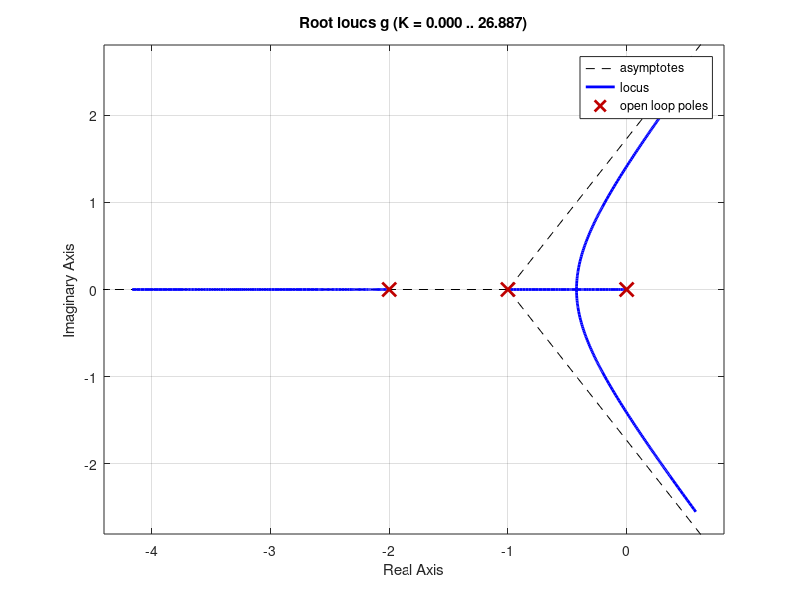
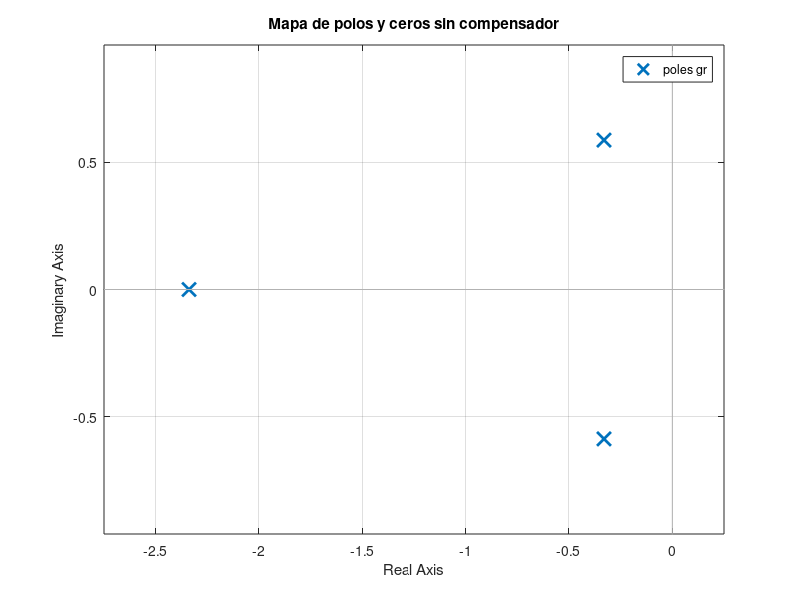
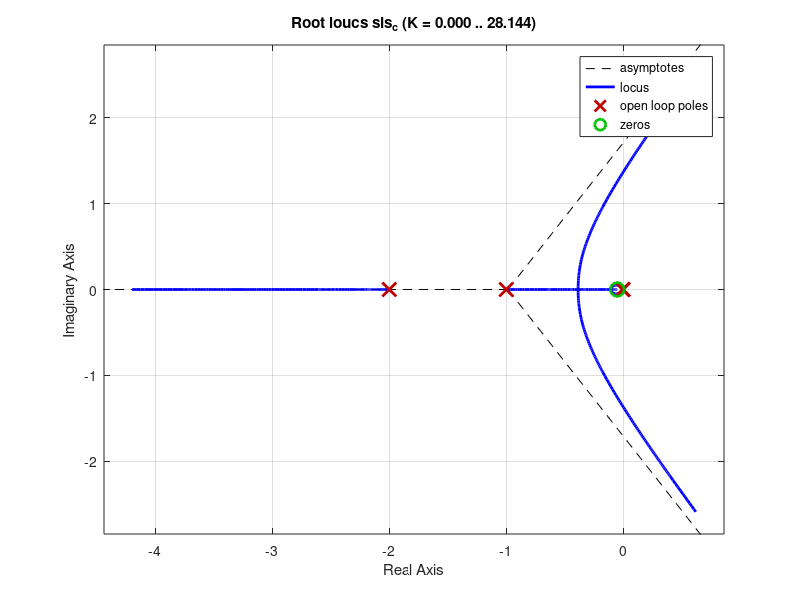

Source code (MATLAB) for these figures, in order: (Note: this script raises an error after producing the figures.)
clc
clear
close all

%------------planta o proceso----
a=[1 1];
b=[1 2];
c=[1 0];
den= conv(a,b);
den= conv(den,c);

g=tf(1.06,den);

rlocus(g)
figure
gr=feedback(g,1);
pzmap(gr)
title('Mapa de polos y ceros sin compensador')

[p z] = pzmap(gr);

%polos dominantes: 
s1=-0.33+0.586*i;
s2=-0.33-0.586*i;

%polinomio caracteristico:
pol = conv([1 -s1],[1 -s2])

wn=sqrt(pol(3))
e=pol(2)/(2*wn)

sis_d=tf(wn^2,pol); %sistema deseado


so = 100*exp(-e*pi/sqrt(1-e^2))
Ts= 4/(e*wn)
% constante Kv actual
Kv_a=0.53
% se desea Kv cerca a 5 la razón es 9.43, se puede acerca a 10 para fines
% practicos

%------G_c(s)=(s+z)/(s+p)-----
z=0.05;
p=0.005;
cond_ang= rad2deg(angle((s1+z)/(s1+p)))
atand((0.33-0.05)/0.586)-atand((0.33-0.005)/0.586)


g_c = tf([1 z],[1 p]);

%nuevo lgr
sis_c=g_c*g;
figure
rlocus(sis_c)
hold on
rlocus(g,'-.')
legend('Nuevo LGR','Antiguo LGR')


%ubicar los nuevos polos dominantes teniendo en cuenta G_c*G
sis_rc=feedback(g_c*g,1);
[p z]=pzmap(sis_rc)
figure
pzmap(sis_rc)
title('Mapa de polos y ceros con compensador')

% determinar la ganancia K para ubicar los polos deseados en lazo cerrado
s1= -0.308+0.566*i;
s2= -0.308-0.566*i;
num = 1.06*(s1+0.05);
den = s1*(s1+0.005)*(s1+1)*(s1+2);

div = abs(num/den);

K=1/div;

%polinomio caractetistcio nuevo
pol = conv([1 -s1],[1 -s2])

wn=sqrt(pol(3))
e=pol(2)/(2*wn)


%sistema completo realimentado

sis_r_c=feedback(K*g_c*g,1)
figure
step(gr,'b')
hold on
step(sis_r_c,'k')
%step(sis_d,'r')
title('Respuesta al escalon')
legend('Sistema no compensado', 'Sistema compensado')
%legend('Sistema no compensado', 'Sistema compensado','Sistema deseado')
figure
pzmap(sis_r_c)

%---------implementación de Gc con operacioneales----
%Gc=K(s+z)/(s+p)
z=0.05;
p=0.005;
C1=1000e-6;
C2=C1;
R1=1/(C1*0.05);
R2=1/(C2*0.005);
R3=10e3;
R4=K*R3;

% funcion de trasnferencia del controlador con los parametros del
% operacional
g_cao= tf((R4*C1/(R3*C2))*[1 1/(R1*C1)],[1 1/(R2*C2)]);
SR=feedback(g_cao*g,1);
figure
step(SR,'k')
hold on
step(gr,'b')
title('Respuesta al escalon-Controlador implementado con operacionales')
legend('Sistema compensado', 'Sistema no compensado')



%--------- parametros para la simulacion con operacionales---
R1=10e3;
R2=R1;
R3=R1;
R4=R1;

C1=1000e-6;
C2=C1;
R1c=1/(C1*0.05);
R2c=1/(C2*0.005);
R3c=10e3;
R4c=K*R3;

